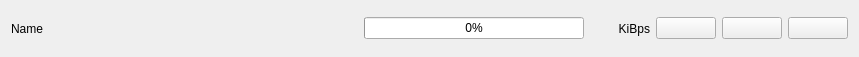
<?xml version="1.0" encoding="UTF-8"?>
<ui version="4.0">
 <class>Form</class>
 <widget class="QWidget" name="Form">
  <property name="geometry">
   <rect>
    <x>0</x>
    <y>0</y>
    <width>859</width>
    <height>57</height>
   </rect>
  </property>
  <property name="windowTitle">
   <string>Form</string>
  </property>
  <layout class="QHBoxLayout" name="horizontalLayout">
   <item>
    <widget class="QLabel" name="titleLabel">
     <property name="sizePolicy">
      <sizepolicy hsizetype="Preferred" vsizetype="Preferred">
       <horstretch>4</horstretch>
       <verstretch>0</verstretch>
      </sizepolicy>
     </property>
     <property name="minimumSize">
      <size>
       <width>140</width>
       <height>0</height>
      </size>
     </property>
     <property name="maximumSize">
      <size>
       <width>16777215</width>
       <height>16777215</height>
      </size>
     </property>
     <property name="text">
      <string>Name</string>
     </property>
     <property name="wordWrap">
      <bool>true</bool>
     </property>
    </widget>
   </item>
   <item>
    <widget class="QProgressBar" name="progressBar">
     <property name="sizePolicy">
      <sizepolicy hsizetype="Expanding" vsizetype="Fixed">
       <horstretch>3</horstretch>
       <verstretch>0</verstretch>
      </sizepolicy>
     </property>
     <property name="minimumSize">
      <size>
       <width>140</width>
       <height>0</height>
      </size>
     </property>
     <property name="maximumSize">
      <size>
       <width>220</width>
       <height>16777215</height>
      </size>
     </property>
     <property name="value">
      <number>0</number>
     </property>
    </widget>
   </item>
   <item>
    <widget class="QLabel" name="speedLabel">
     <property name="sizePolicy">
      <sizepolicy hsizetype="Preferred" vsizetype="Preferred">
       <horstretch>1</horstretch>
       <verstretch>0</verstretch>
      </sizepolicy>
     </property>
     <property name="maximumSize">
      <size>
       <width>60</width>
       <height>16777215</height>
      </size>
     </property>
     <property name="text">
      <string>KiBps</string>
     </property>
     <property name="alignment">
      <set>Qt::AlignRight|Qt::AlignTrailing|Qt::AlignVCenter</set>
     </property>
    </widget>
   </item>
   <item>
    <widget class="QPushButton" name="pauseButton">
     <property name="enabled">
      <bool>true</bool>
     </property>
     <property name="sizePolicy">
      <sizepolicy hsizetype="Minimum" vsizetype="Fixed">
       <horstretch>1</horstretch>
       <verstretch>0</verstretch>
      </sizepolicy>
     </property>
     <property name="maximumSize">
      <size>
       <width>60</width>
       <height>16777215</height>
      </size>
     </property>
     <property name="text">
      <string/>
     </property>
    </widget>
   </item>
   <item>
    <widget class="QPushButton" name="folderButton">
     <property name="sizePolicy">
      <sizepolicy hsizetype="Minimum" vsizetype="Fixed">
       <horstretch>1</horstretch>
       <verstretch>0</verstretch>
      </sizepolicy>
     </property>
     <property name="maximumSize">
      <size>
       <width>60</width>
       <height>16777215</height>
      </size>
     </property>
     <property name="text">
      <string/>
     </property>
    </widget>
   </item>
   <item>
    <widget class="QPushButton" name="deleteButton">
     <property name="sizePolicy">
      <sizepolicy hsizetype="Minimum" vsizetype="Fixed">
       <horstretch>1</horstretch>
       <verstretch>0</verstretch>
      </sizepolicy>
     </property>
     <property name="maximumSize">
      <size>
       <width>60</width>
       <height>16777215</height>
      </size>
     </property>
     <property name="text">
      <string/>
     </property>
    </widget>
   </item>
  </layout>
 </widget>
 <resources/>
 <connections/>
</ui>
